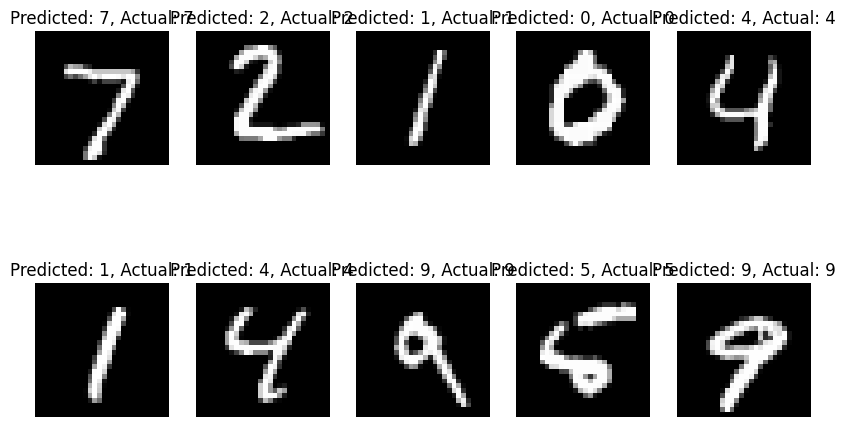

Reproduce this figure in Python.
import numpy as np
import matplotlib.pyplot as plt
import tensorflow as tf
from tensorflow.keras import layers, models

def create_cnn_model():
    model = models.Sequential([
        layers.Conv2D(32, (3, 3), activation='relu', input_shape=(28, 28, 1)),
        layers.MaxPooling2D((2, 2)),
        layers.Conv2D(64, (3, 3), activation='relu'),
        layers.MaxPooling2D((2, 2)),
        layers.Conv2D(64, (3, 3), activation='relu'),
        layers.Flatten(),
        layers.Dense(64, activation='relu'),
        layers.Dense(10, activation='softmax')
    ])
    return model

mnist = tf.keras.datasets.mnist
(train_images, train_labels), (test_images, test_labels) = mnist.load_data()
train_images, test_images = train_images / 255.0, test_images / 255.0

train_images = train_images.reshape((-1, 28, 28, 1))
test_images = test_images.reshape((-1, 28, 28, 1))

cnn_model = create_cnn_model()

cnn_model.compile(optimizer='adam',
                  loss='sparse_categorical_crossentropy',
                  metrics=['accuracy'])

cnn_model.fit(train_images, train_labels, epochs=5)

# Evaluate model
test_loss, test_acc = cnn_model.evaluate(test_images, test_labels)
print(f'Test accuracy: {test_acc}')

predictions = cnn_model.predict(test_images)

plt.figure(figsize=(10, 6))
for i in range(10):
    plt.subplot(2, 5, i+1)
    plt.imshow(test_images[i].reshape(28, 28), cmap='gray')
    plt.title(f'Predicted: {np.argmax(predictions[i])}, Actual: {test_labels[i]}')
    plt.axis('off')
plt.show()
